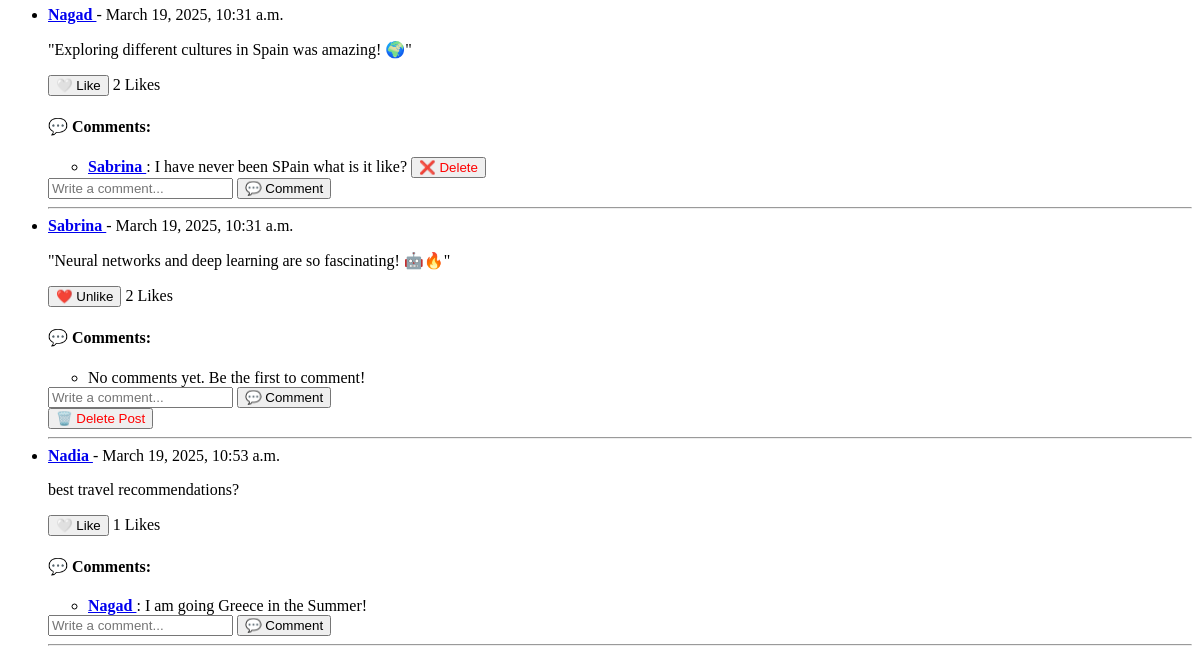
Before: /feed/ (signed in, lower part) with the older database file.
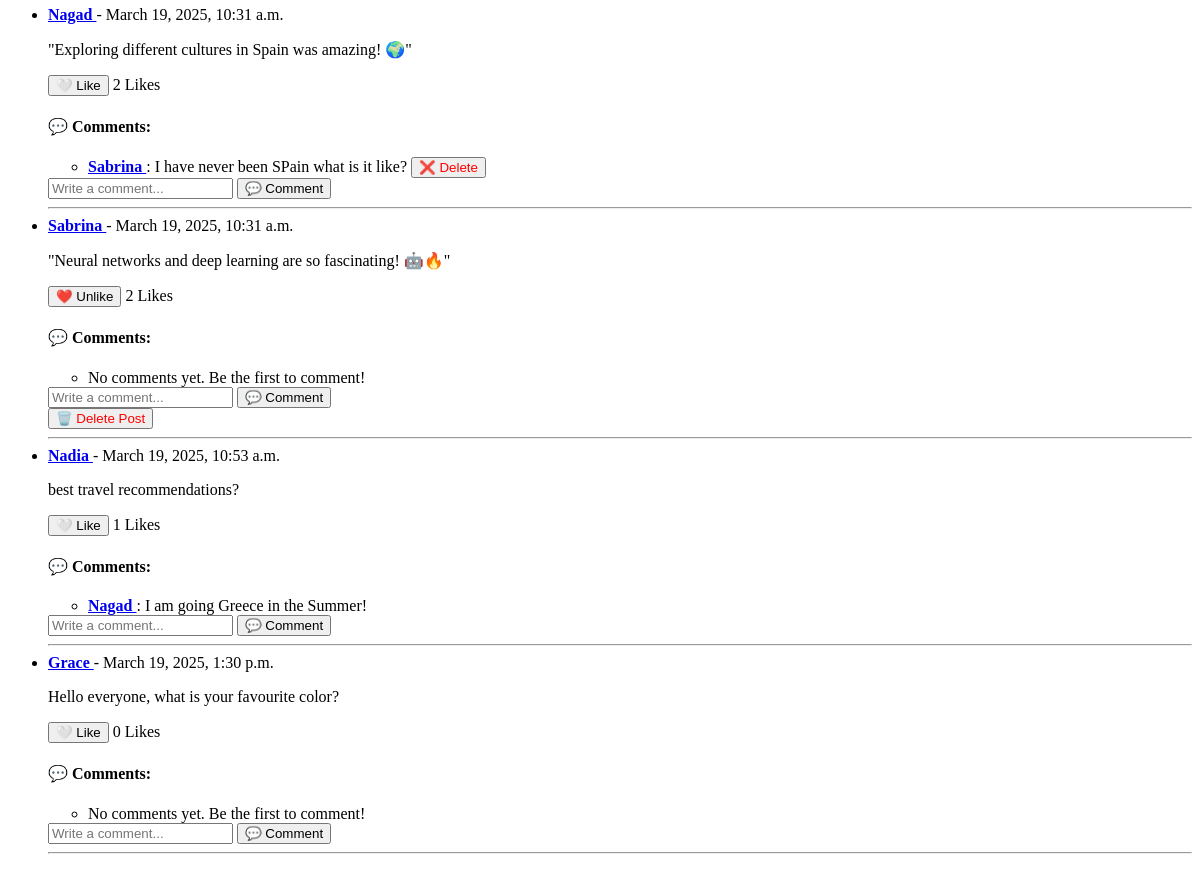
After: the same page with the newer database file.
### users/models.py (models this page shows, shortened)
class Post(models.Model):
    user = models.ForeignKey(CustomUser, on_delete=models.CASCADE, related_name="posts")
    content = models.TextField()
    created_at = models.DateTimeField(auto_now_add=True)
    likes = models.ManyToManyField(CustomUser, related_name="liked_posts", blank=True)
    keywords = models.TextField(blank=True, null=True)
    class Meta:
        ordering = ["-created_at"]

class CustomUser(AbstractUser):
    bio = models.TextField(blank=True, null=True)
    profile_image = models.ImageField(upload_to="profile_pics/", blank=True, null=True)
    used_invite = models.BooleanField(default=False)

class Comment(models.Model):
    user = models.ForeignKey(CustomUser, on_delete=models.CASCADE, related_name="comments")
    post = models.ForeignKey(Post, on_delete=models.CASCADE, related_name="comments")
    content = models.TextField()
    created_at = models.DateTimeField(auto_now_add=True)
    class Meta:
        ordering = ["-created_at"]

### feed/views.py (the view)
# urls.py: path('', feed_view, name='feed'),
@login_required
def feed_view(request):
    time_threshold = now() - datetime.timedelta(days=7)
    user_interactions = Post.objects.filter(
        Q(likes=request.user) | Q(comments__user=request.user)
    ).distinct()
    interacted_keywords = set()
    for post in user_interactions:
        if post.keywords:
            interacted_keywords.update(post.keywords.split(', '))
    recommended_posts = Post.objects.filter(
        Q(keywords__in=interacted_keywords)
    ).exclude(user=request.user).distinct()
    trending_posts = Post.objects.annotate(
        num_likes=Count('likes'),
        num_comments=Count('comments'),
    ).order_by('-num_likes', '-num_comments', '-created_at')
    latest_posts = Post.objects.order_by('-created_at')
    all_posts = list(recommended_posts) + list(trending_posts) + list(latest_posts)
    seen = set()
    unique_posts = []
    for post in all_posts:
        if post.id not in seen:
            seen.add(post.id)
            unique_posts.append(post)
    return render(request, 'feed/feed.html', {'posts': unique_posts})

### feed/templates/feed/feed.html (shortened to what this page needs)
{% extends "base.html" %}
{% block content %}
<ul id="feed-posts">
    {% for post in posts %}
        <li>
            <strong>
                <a href="{% url 'user_profile' post.user.username %}">
                    {{ post.user.username }}
                </a>
            </strong> - {{ post.created_at|date:"F j, Y, g:i a" }}
            <p>{{ post.content }}</p>
            <button class="like-btn" data-post-id="{{ post.id }}">
                {% if user in post.likes.all %}
                    ❤️ Unlike
                {% else %}
                    🤍 Like
                {% endif %}
            </button>
            <span id="like-count-{{ post.id }}">{{ post.likes.count }}</span> Likes
            <h4>💬 Comments:</h4>
            <ul id="comment-list-{{ post.id }}">
                {% for comment in post.comments.all %}
                    <li>
                        <strong>
                            <a href="{% url 'user_profile' comment.user.username %}">
                                {{ comment.user.username }}
                            </a>
                        </strong>: {{ comment.content }}
                        {% if comment.user == user or post.user == user %}
                            <form action="{% url 'delete_comment' comment.id %}" method="POST" style="display:inline;">
                                <button type="submit" style="color:red;">❌ Delete</button>
                            </form>
                        {% endif %}
                    </li>
                {% empty %}
                    <li>No comments yet. Be the first to comment!</li>
                {% endfor %}
            </ul>
            {% if user.is_authenticated %}
                <form class="comment-form" data-post-id="{{ post.id }}">
                    <input type="text" name="content" placeholder="Write a comment..." required>
                    <button type="submit">💬 Comment</button>
                </form>
            {% endif %}
            {% if post.user == user %}
                <form action="{% url 'delete_post' post.id %}" method="POST" style="display:inline;">
                    <button type="submit" style="color:red;">🗑️ Delete Post</button>
                </form>
            {% endif %}
            <hr>
        </li>
    {% empty %}
        <p>No posts yet. Be the first to post!</p>
    {% endfor %}
</ul>
{% endblock %}

Changed rows visible on the page:
added Post: user.username "Grace", created_at "March 19, 2025, 1:30 p.m.", content "Hello everyone, what is your favourite color?", shows "🤍 Like", likes.count "0"
